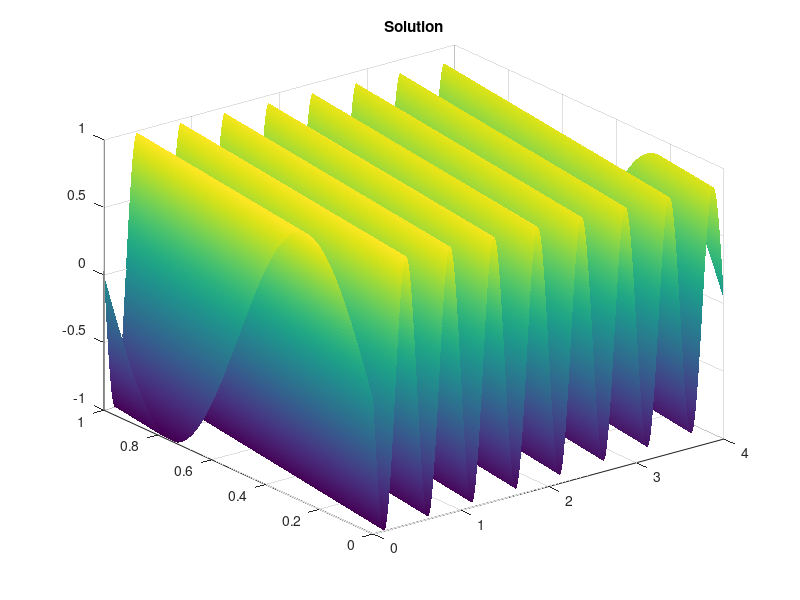
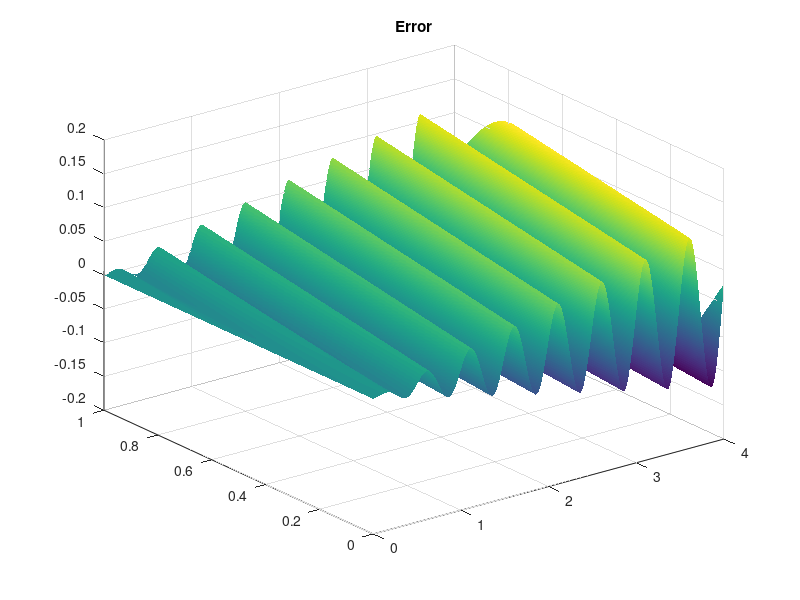

The MATLAB script that drew these images, in order:
clear all; close all; clc;

% u_t = -2 * u_x
% u(t, 0) = u(t, 1)
% u(0, x) = sin(pi * x)
% u(t, x) = sin(pi * (x - 2 * t)) <- That's not right!

% Just to make this code operational, I switched the initial
% condition to 
% u(0, x) = sin(2 * pi * x)
% and so the true solution is 
% u(t, x) = sin(2 * pi * (x - 2 * t))

c = 2;

Nx = 101;
x0 = 0;
xN = 1;
x = linspace(x0, xN, Nx);
dx = x(2) - x(1);

t0 = 0;
tf = 4;
Nt = 10001;
t = linspace(t0, tf, Nt);
dt = t(2) - t(1);

A = diag(ones(Nx - 2, 1), 1) - diag(ones(Nx - 2, 1), -1);
A(1, end) = -1;
A(end, 1) = 1;
A = (-c / (2 * dx)) * A;

U = zeros(Nx, Nt);
U(1:(end - 1), 1) = sin(2 * pi * x(1:(end - 1)));

% Forward Euler
% for k = 1:Nt - 1
%     U(1:(end - 1), k + 1) = U(1:(end - 1), k) + dt * A * U(1:(end - 1), k);
% end
% U(end, :) = U(1, :);

% Backward Euler
A_backward = eye(Nx - 1) - dt * A;
for k = 1:Nt - 1
    U(1:(end - 1), k + 1) = A_backward \ U(1:(end - 1), k);
end
U(end, :) = U(1, :);

[T, X] = meshgrid(t, x);
surf(T, X, U)
shading interp
title("Solution")

true_sol = @(t, x)(sin(2 * pi * (x - c * t))) % This was wrong in class
err = U - true_sol(T, X);
figure()
surf(T, X, err)
shading interp
title("Error")

global_err = max(abs(err(:)))

vals = eig(A);
sort(dt * vals)